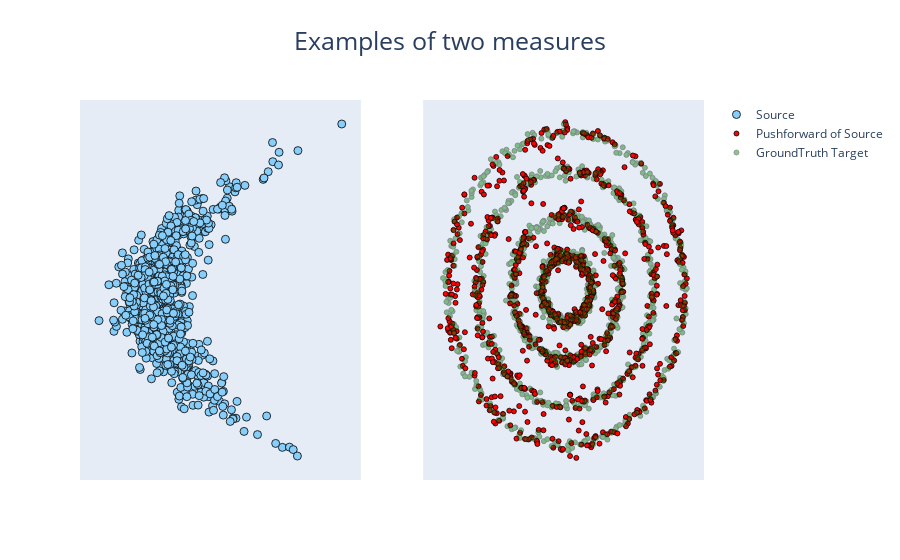

Notebook source saved alongside this figure:
### Markdown cell above
Evaluate `learned_potentials`

### Code cell
def vizualize_measures_with_ground_truth(
    eval_data_source, pushforward, eval_data_target
):
    fig = make_subplots(rows=1, cols=2)
    fig.add_trace(
        go.Scatter(
            x=eval_data_source[:, 0],
            y=eval_data_source[:, 1],
            mode="markers",
            marker_color="LightSkyBlue",
            name="Source",
            marker=dict(size=8, line=dict(width=0.8, color="black")),
        ),
        row=1,
        col=1,
    )
    fig.add_trace(
        go.Scatter(
            x=pushforward[:, 0],
            y=pushforward[:, 1],
            mode="markers",
            marker_color="red",
            name="Pushforward of Source",
            marker=dict(size=5, line=dict(width=0.8, color="black")),
        ),
        row=1,
        col=2,
    )
    fig.add_trace(
        go.Scatter(
            x=eval_data_target[:, 0],
            y=eval_data_target[:, 1],
            mode="markers",
            marker_color="green",
            name="GroundTruth Target",
            opacity=0.45,
            marker=dict(size=5, line=dict(width=0.8, color="black")),
        ),
        row=1,
        col=2,
    )
    fig.update_layout(
        title_text="Examples of two measures", title_font_size=25, title_x=0.5
    )
    fig.update_xaxes(visible=False)
    fig.update_yaxes(visible=False)
    fig.show()


vizualize_measures_with_ground_truth(
    moon_samples, learned_potentials.transport(moon_samples), ring_samples
)

### Figure 1 — Plotly figure (JSON) as saved in the notebook; plotly's stock layout.template omitted (floating-point values rounded to 4 significant figures; data arrays with more than 128 entries replaced by an {"elided": "..."} marker saying what was removed)
{"data": [{"marker": {"color": "LightSkyBlue", "line": {"color": "black", "width": 0.8}, "size": 8}, "mode": "markers", "name": "Source", "type": "scatter", "x": {"elided": "1024 float values"}, "xaxis": "x", "y": {"elided": "1024 float values"}, "yaxis": "y"}, {"marker": {"color": "red", "line": {"color": "black", "width": 0.8}, "size": 5}, "mode": "markers", "name": "Pushforward of Source", "type": "scatter", "x": {"elided": "1024 float values"}, "xaxis": "x2", "y": {"elided": "1024 float values"}, "yaxis": "y2"}, {"marker": {"color": "green", "line": {"color": "black", "width": 0.8}, "size": 5}, "mode": "markers", "name": "GroundTruth Target", "opacity": 0.45, "type": "scatter", "x": {"elided": "1024 float values"}, "xaxis": "x2", "y": {"elided": "1024 float values"}, "yaxis": "y2"}], "layout": {"title": {"font": {"size": 25}, "text": "Examples of two measures", "x": 0.5}, "xaxis": {"anchor": "y", "domain": [0, 0.45], "visible": false}, "xaxis2": {"anchor": "y2", "domain": [0.55, 1], "visible": false}, "yaxis": {"anchor": "x", "domain": [0, 1], "visible": false}, "yaxis2": {"anchor": "x2", "domain": [0, 1], "visible": false}}}
